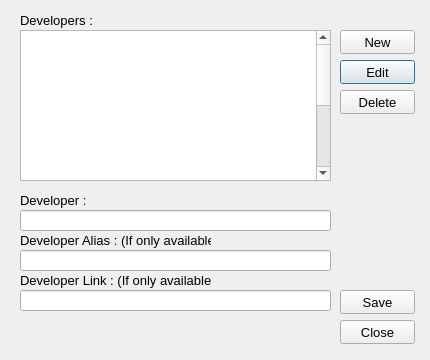
<?xml version="1.0" encoding="UTF-8"?>
<ui version="4.0">
 <class>DevDialog</class>
 <widget class="QDialog" name="DevDialog">
  <property name="geometry">
   <rect>
    <x>0</x>
    <y>0</y>
    <width>430</width>
    <height>360</height>
   </rect>
  </property>
  <property name="sizePolicy">
   <sizepolicy hsizetype="Fixed" vsizetype="Fixed">
    <horstretch>0</horstretch>
    <verstretch>0</verstretch>
   </sizepolicy>
  </property>
  <property name="minimumSize">
   <size>
    <width>410</width>
    <height>360</height>
   </size>
  </property>
  <property name="maximumSize">
   <size>
    <width>430</width>
    <height>360</height>
   </size>
  </property>
  <property name="font">
   <font>
    <pointsize>10</pointsize>
   </font>
  </property>
  <property name="windowTitle">
   <string>Manage Developers</string>
  </property>
  <property name="windowIcon">
   <iconset>
    <normaloff>assets/drawer.png</normaloff>assets/drawer.png</iconset>
  </property>
  <widget class="QLineEdit" name="lineEditDev">
   <property name="geometry">
    <rect>
     <x>20</x>
     <y>210</y>
     <width>311</width>
     <height>21</height>
    </rect>
   </property>
  </widget>
  <widget class="QPushButton" name="pushButtonEdit">
   <property name="geometry">
    <rect>
     <x>340</x>
     <y>60</y>
     <width>75</width>
     <height>24</height>
    </rect>
   </property>
   <property name="text">
    <string>Edit</string>
   </property>
   <property name="default">
    <bool>false</bool>
   </property>
  </widget>
  <widget class="QPushButton" name="pushButtonDelete">
   <property name="geometry">
    <rect>
     <x>340</x>
     <y>90</y>
     <width>75</width>
     <height>24</height>
    </rect>
   </property>
   <property name="text">
    <string>Delete</string>
   </property>
  </widget>
  <widget class="QPushButton" name="pushButtonSave">
   <property name="geometry">
    <rect>
     <x>340</x>
     <y>290</y>
     <width>75</width>
     <height>24</height>
    </rect>
   </property>
   <property name="text">
    <string>Save</string>
   </property>
  </widget>
  <widget class="QPushButton" name="pushButtonClose">
   <property name="geometry">
    <rect>
     <x>340</x>
     <y>320</y>
     <width>75</width>
     <height>24</height>
    </rect>
   </property>
   <property name="text">
    <string>Close</string>
   </property>
  </widget>
  <widget class="QLabel" name="label">
   <property name="geometry">
    <rect>
     <x>20</x>
     <y>320</y>
     <width>271</width>
     <height>21</height>
    </rect>
   </property>
   <property name="text">
    <string/>
   </property>
  </widget>
  <widget class="QLineEdit" name="lineEditDevAlias">
   <property name="geometry">
    <rect>
     <x>20</x>
     <y>250</y>
     <width>311</width>
     <height>21</height>
    </rect>
   </property>
  </widget>
  <widget class="QLabel" name="label_2">
   <property name="geometry">
    <rect>
     <x>20</x>
     <y>10</y>
     <width>150</width>
     <height>20</height>
    </rect>
   </property>
   <property name="text">
    <string>Developers :</string>
   </property>
  </widget>
  <widget class="QLabel" name="label_3">
   <property name="geometry">
    <rect>
     <x>20</x>
     <y>190</y>
     <width>150</width>
     <height>20</height>
    </rect>
   </property>
   <property name="text">
    <string>Developer :</string>
   </property>
  </widget>
  <widget class="QLabel" name="label_4">
   <property name="geometry">
    <rect>
     <x>20</x>
     <y>230</y>
     <width>191</width>
     <height>20</height>
    </rect>
   </property>
   <property name="text">
    <string>Developer Alias : (If only available)</string>
   </property>
  </widget>
  <widget class="QPushButton" name="pushButtonNew">
   <property name="geometry">
    <rect>
     <x>340</x>
     <y>30</y>
     <width>75</width>
     <height>24</height>
    </rect>
   </property>
   <property name="text">
    <string>New</string>
   </property>
   <property name="default">
    <bool>false</bool>
   </property>
   <property name="flat">
    <bool>false</bool>
   </property>
  </widget>
  <widget class="QLabel" name="label_5">
   <property name="geometry">
    <rect>
     <x>20</x>
     <y>270</y>
     <width>191</width>
     <height>20</height>
    </rect>
   </property>
   <property name="text">
    <string>Developer Link : (If only available)</string>
   </property>
  </widget>
  <widget class="QLineEdit" name="lineEditDevLink">
   <property name="geometry">
    <rect>
     <x>20</x>
     <y>290</y>
     <width>311</width>
     <height>21</height>
    </rect>
   </property>
  </widget>
  <widget class="QTableWidget" name="tableWidgetDevs">
   <property name="geometry">
    <rect>
     <x>20</x>
     <y>30</y>
     <width>311</width>
     <height>151</height>
    </rect>
   </property>
   <property name="frameShape">
    <enum>QFrame::StyledPanel</enum>
   </property>
   <property name="frameShadow">
    <enum>QFrame::Sunken</enum>
   </property>
   <property name="autoScroll">
    <bool>true</bool>
   </property>
   <property name="autoScrollMargin">
    <number>8</number>
   </property>
   <property name="editTriggers">
    <set>QAbstractItemView::NoEditTriggers</set>
   </property>
   <property name="tabKeyNavigation">
    <bool>false</bool>
   </property>
   <property name="showDropIndicator" stdset="0">
    <bool>false</bool>
   </property>
   <property name="dragDropOverwriteMode">
    <bool>false</bool>
   </property>
   <property name="alternatingRowColors">
    <bool>false</bool>
   </property>
   <property name="selectionMode">
    <enum>QAbstractItemView::SingleSelection</enum>
   </property>
   <property name="selectionBehavior">
    <enum>QAbstractItemView::SelectRows</enum>
   </property>
   <property name="showGrid">
    <bool>true</bool>
   </property>
   <property name="sortingEnabled">
    <bool>true</bool>
   </property>
   <attribute name="horizontalHeaderHighlightSections">
    <bool>false</bool>
   </attribute>
   <attribute name="verticalHeaderVisible">
    <bool>false</bool>
   </attribute>
   <attribute name="verticalHeaderHighlightSections">
    <bool>false</bool>
   </attribute>
   <row>
    <property name="text">
     <string> </string>
    </property>
   </row>
   <row>
    <property name="text">
     <string> </string>
    </property>
   </row>
   <row>
    <property name="text">
     <string> </string>
    </property>
   </row>
   <row>
    <property name="text">
     <string> </string>
    </property>
   </row>
   <row>
    <property name="text">
     <string> </string>
    </property>
   </row>
   <row>
    <property name="text">
     <string> </string>
    </property>
   </row>
   <row>
    <property name="text">
     <string> </string>
    </property>
   </row>
   <row>
    <property name="text">
     <string> </string>
    </property>
   </row>
  </widget>
 </widget>
 <tabstops>
  <tabstop>pushButtonNew</tabstop>
  <tabstop>lineEditDev</tabstop>
  <tabstop>lineEditDevAlias</tabstop>
  <tabstop>lineEditDevLink</tabstop>
  <tabstop>pushButtonSave</tabstop>
  <tabstop>pushButtonEdit</tabstop>
  <tabstop>pushButtonDelete</tabstop>
  <tabstop>pushButtonClose</tabstop>
 </tabstops>
 <resources/>
 <connections>
  <connection>
   <sender>pushButtonClose</sender>
   <signal>clicked()</signal>
   <receiver>DevDialog</receiver>
   <slot>close()</slot>
   <hints>
    <hint type="sourcelabel">
     <x>337</x>
     <y>291</y>
    </hint>
    <hint type="destinationlabel">
     <x>194</x>
     <y>144</y>
    </hint>
   </hints>
  </connection>
 </connections>
</ui>
